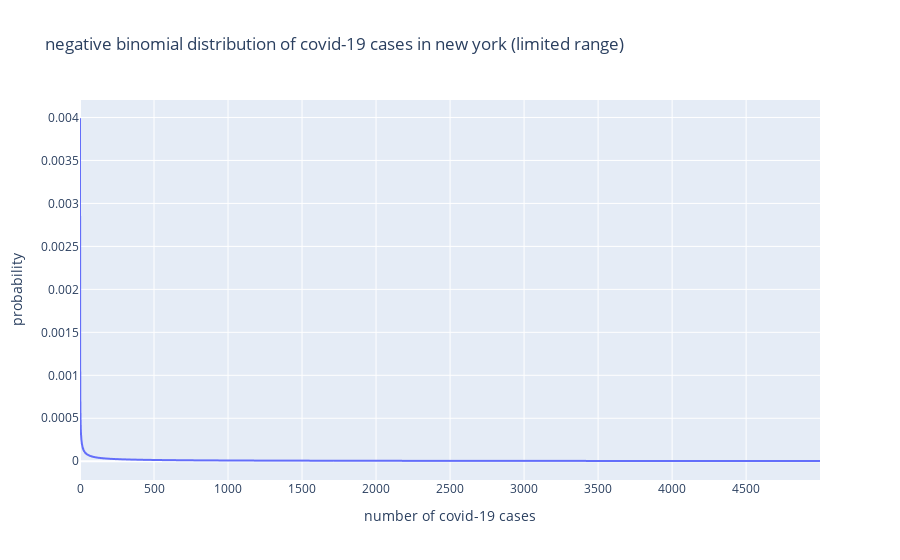
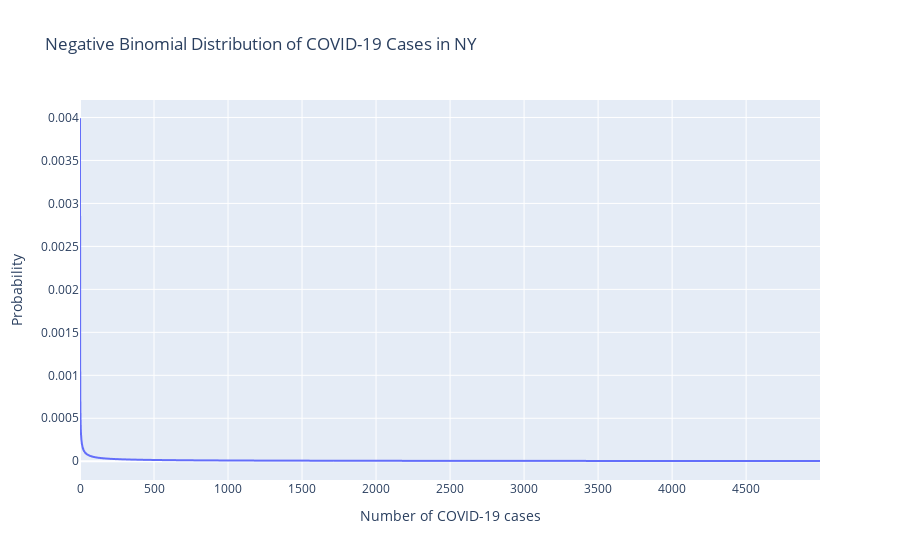
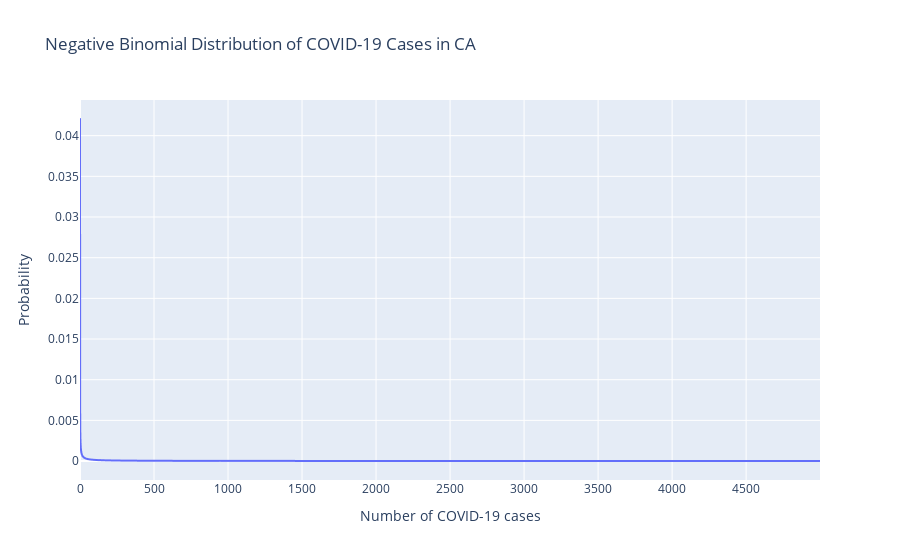
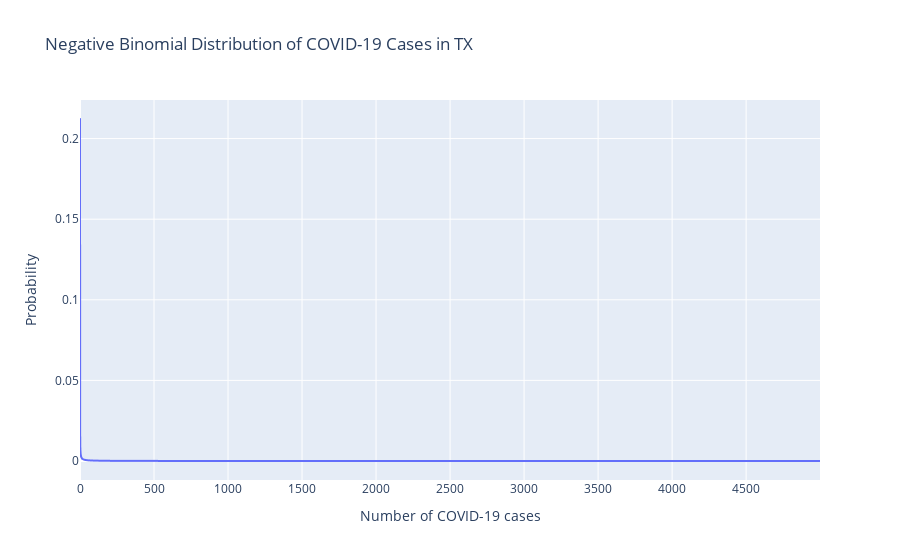

The notebook cell these images were saved under, in order:
### Markdown cell above
# Step 1-4:
## Step 1: load covid-19 data.
## Step 2: filter and aggregate covid-19 cases for new york.
## Step 3: calculate and print distribution statistics (mean, variance) for new york.
## Step 4: fit and plot negative binomial distributions for new york and five other states.

### Code cell
import pandas as pd
import numpy as np
from scipy.stats import nbinom
import plotly.express as px
import os
#step 1
# loading covid data 
data_folder_path = '~/Desktop/sara stage 3'
covid_data_path = os.path.join(data_folder_path, 'final_merged_data.csv')

# loading the csv file
covid_data = pd.read_csv(covid_data_path)

# step 2: filtering and aggregate covid case counts for new york
new_york_data = covid_data[covid_data['State'] == 'NY'].copy()
case_columns = [col for col in new_york_data.columns if '_cases' in col]

# sum the case counts across all dates for each county in new york
new_york_data.loc[:, 'total_cases'] = new_york_data[case_columns].sum(axis=1)

# step 3: printing mean and variance for new york's covid cases
mean_cases_ny = np.mean(new_york_data['total_cases'])
var_cases_ny = np.var(new_york_data['total_cases'])

print(f"mean of total cases: {mean_cases_ny}")
print(f"variance of total cases: {var_cases_ny}")

p_nb = mean_cases_ny / var_cases_ny  # probability of success
r_nb = mean_cases_ny**2 / (var_cases_ny - mean_cases_ny)  # number of failures

print(f"probability of success (p_nb): {p_nb}")
print(f"number of failures (r_nb): {r_nb}")

# step 3: plotting the negative binomial distribution for new york
case_values_ny = np.arange(0, 5000, 1)
pmf_nb = nbinom.pmf(case_values_ny, r_nb, p_nb)
fig = px.line(x=case_values_ny, y=pmf_nb, labels={'x': 'number of covid-19 cases', 'y': 'probability'},
              title='negative binomial distribution of covid-19 cases in new york (limited range)')
fig.show()

# step 4: fitting and plotting the negative binomial distribution for New York and other states
comparison_states = ['NY', 'CA', 'TX', 'FL', 'IL', 'PA']
state_stats = {}

#  data for each state
for state in comparison_states:
    state_data = covid_data[covid_data['State'] == state].copy()

    # aggregate case counts 
    case_columns_state = [col for col in state_data.columns if '_cases' in col]
    state_data.loc[:, 'total_cases'] = state_data[case_columns_state].sum(axis=1)

    # removing rows with missing or zero values for total cases (to avoid NaN or constant values)
    state_data = state_data[state_data['total_cases'].notna() & (state_data['total_cases'] > 0)]

    # checking if there are enough data points to calculate mean and variance
    if len(state_data) < 2:
        print(f"Not enough data to calculate for {state}. Skipping...")
        continue

    # calc mean and variance 
    mean_cases_state = np.mean(state_data['total_cases'])
    var_cases_state = np.var(state_data['total_cases'])

    # checkin for zero variance which causes NaN in negative binomial calculation
    if var_cases_state == mean_cases_state:
        print(f"Variance equals the mean for {state}. Skipping negative binomial calculation.")
        continue

    # fitting the negative binomial distribution
    p_nb_state = mean_cases_state / var_cases_state
    r_nb_state = mean_cases_state**2 / (var_cases_state - mean_cases_state)

    # saving statistics 
    state_stats[state] = {'mean': mean_cases_state, 'variance': var_cases_state, 'p_nb': p_nb_state, 'r_nb': r_nb_state}

    # plotting the negative binomial distribution for the state
    case_values_state = np.arange(0, 5000, 1)  # Range is kept wide as per your original approach
    pmf_nb_state = nbinom.pmf(case_values_state, r_nb_state, p_nb_state)
    
    fig_state = px.line(x=case_values_state, y=pmf_nb_state,
                        labels={'x': 'Number of COVID-19 cases', 'y': 'Probability'},
                        title=f'Negative Binomial Distribution of COVID-19 Cases in {state}')
    
    fig_state.show()

# printing stats
for state, stats in state_stats.items():
    print(f"{state} - mean: {stats['mean']}, variance: {stats['variance']}, p_nb: {stats['p_nb']}, r_nb: {stats['r_nb']}")

### Figure 1 — Plotly figure (JSON) as saved in the notebook; plotly's stock layout.template omitted (floating-point values rounded to 4 significant figures; data arrays with more than 128 entries replaced by an {"elided": "..."} marker saying what was removed)
{"data": [{"hovertemplate": "number of covid-19 cases=%{x}<br>probability=%{y}<extra></extra>", "legendgroup": "", "line": {"color": "#636efa", "dash": "solid"}, "marker": {"symbol": "circle"}, "mode": "lines", "name": "", "showlegend": false, "type": "scattergl", "x": {"elided": "5000 int values"}, "xaxis": "x", "y": {"elided": "5000 float values"}, "yaxis": "y"}], "layout": {"autosize": true, "legend": {"tracegroupgap": 0}, "title": {"text": "negative binomial distribution of covid-19 cases in new york (limited range)"}, "xaxis": {"anchor": "y", "autorange": true, "domain": [0, 1], "range": [0, 4999], "title": {"text": "number of covid-19 cases"}, "type": "linear"}, "yaxis": {"anchor": "x", "autorange": true, "domain": [0, 1], "range": [-0.0002182, 0.004203], "title": {"text": "probability"}, "type": "linear"}}}

### Figure 2 — Plotly figure (JSON) as saved in the notebook; plotly's stock layout.template omitted (floating-point values rounded to 4 significant figures; data arrays with more than 128 entries replaced by an {"elided": "..."} marker saying what was removed)
{"data": [{"hovertemplate": "Number of COVID-19 cases=%{x}<br>Probability=%{y}<extra></extra>", "legendgroup": "", "line": {"color": "#636efa", "dash": "solid"}, "marker": {"symbol": "circle"}, "mode": "lines", "name": "", "showlegend": false, "type": "scattergl", "x": {"elided": "5000 int values"}, "xaxis": "x", "y": {"elided": "5000 float values"}, "yaxis": "y"}], "layout": {"autosize": true, "legend": {"tracegroupgap": 0}, "title": {"text": "Negative Binomial Distribution of COVID-19 Cases in NY"}, "xaxis": {"anchor": "y", "autorange": true, "domain": [0, 1], "range": [0, 4999], "title": {"text": "Number of COVID-19 cases"}, "type": "linear"}, "yaxis": {"anchor": "x", "autorange": true, "domain": [0, 1], "range": [-0.0002182, 0.004203], "title": {"text": "Probability"}, "type": "linear"}}}

### Figure 3 — Plotly figure (JSON) as saved in the notebook; plotly's stock layout.template omitted (floating-point values rounded to 4 significant figures; data arrays with more than 128 entries replaced by an {"elided": "..."} marker saying what was removed)
{"data": [{"hovertemplate": "Number of COVID-19 cases=%{x}<br>Probability=%{y}<extra></extra>", "legendgroup": "", "line": {"color": "#636efa", "dash": "solid"}, "marker": {"symbol": "circle"}, "mode": "lines", "name": "", "showlegend": false, "type": "scattergl", "x": {"elided": "5000 int values"}, "xaxis": "x", "y": {"elided": "5000 float values"}, "yaxis": "y"}], "layout": {"autosize": true, "legend": {"tracegroupgap": 0}, "title": {"text": "Negative Binomial Distribution of COVID-19 Cases in CA"}, "xaxis": {"anchor": "y", "autorange": true, "domain": [0, 1], "range": [0, 4999], "title": {"text": "Number of COVID-19 cases"}, "type": "linear"}, "yaxis": {"anchor": "x", "autorange": true, "domain": [0, 1], "range": [-0.002331, 0.04439], "title": {"text": "Probability"}, "type": "linear"}}}

### Figure 4 — Plotly figure (JSON) as saved in the notebook; plotly's stock layout.template omitted (floating-point values rounded to 4 significant figures; data arrays with more than 128 entries replaced by an {"elided": "..."} marker saying what was removed)
{"data": [{"hovertemplate": "Number of COVID-19 cases=%{x}<br>Probability=%{y}<extra></extra>", "legendgroup": "", "line": {"color": "#636efa", "dash": "solid"}, "marker": {"symbol": "circle"}, "mode": "lines", "name": "", "showlegend": false, "type": "scattergl", "x": {"elided": "5000 int values"}, "xaxis": "x", "y": {"elided": "5000 float values"}, "yaxis": "y"}], "layout": {"autosize": true, "legend": {"tracegroupgap": 0}, "title": {"text": "Negative Binomial Distribution of COVID-19 Cases in TX"}, "xaxis": {"anchor": "y", "autorange": true, "domain": [0, 1], "range": [0, 4999], "title": {"text": "Number of COVID-19 cases"}, "type": "linear"}, "yaxis": {"anchor": "x", "autorange": true, "domain": [0, 1], "range": [-0.01178, 0.2239], "title": {"text": "Probability"}, "type": "linear"}}}
